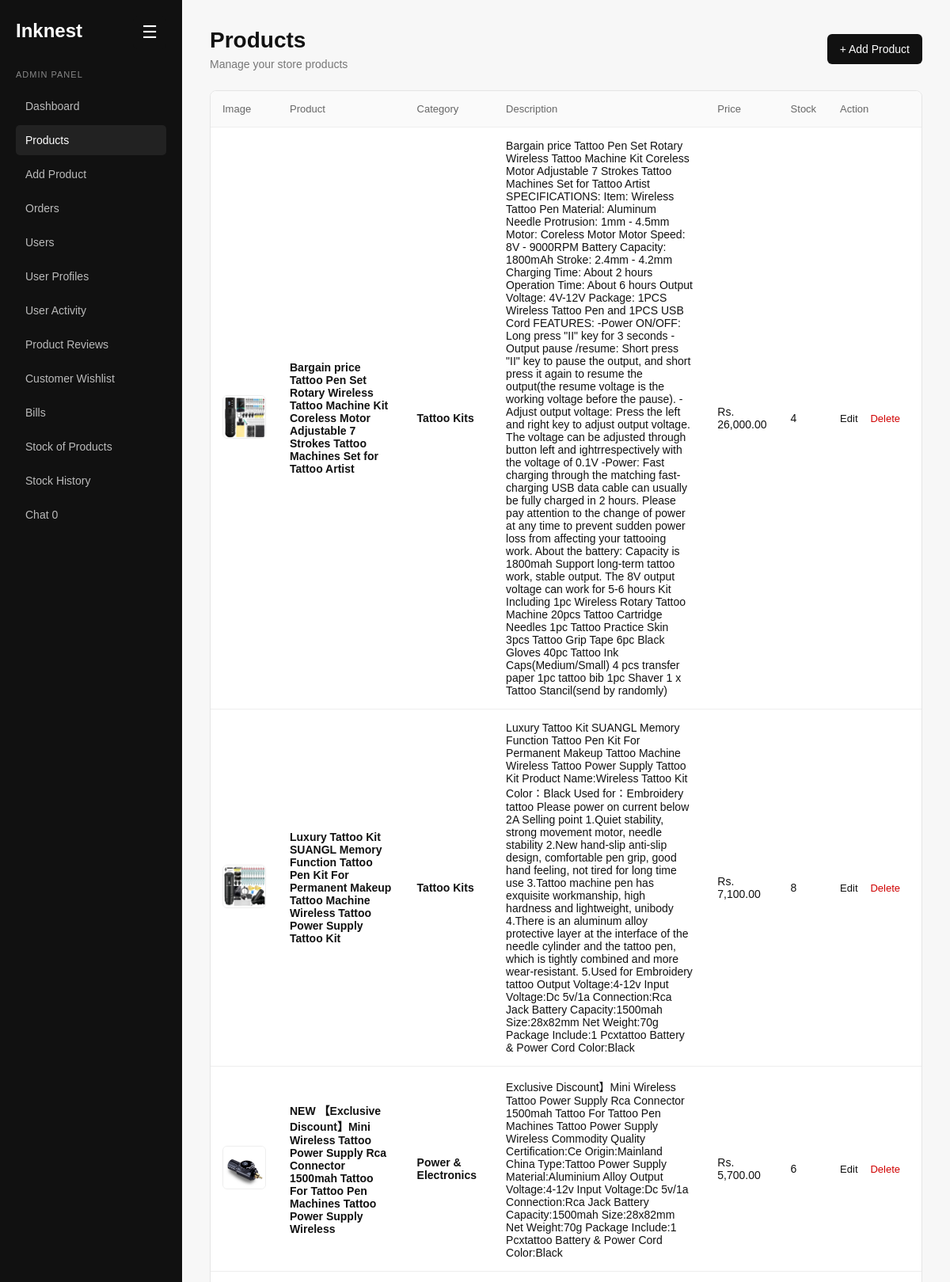
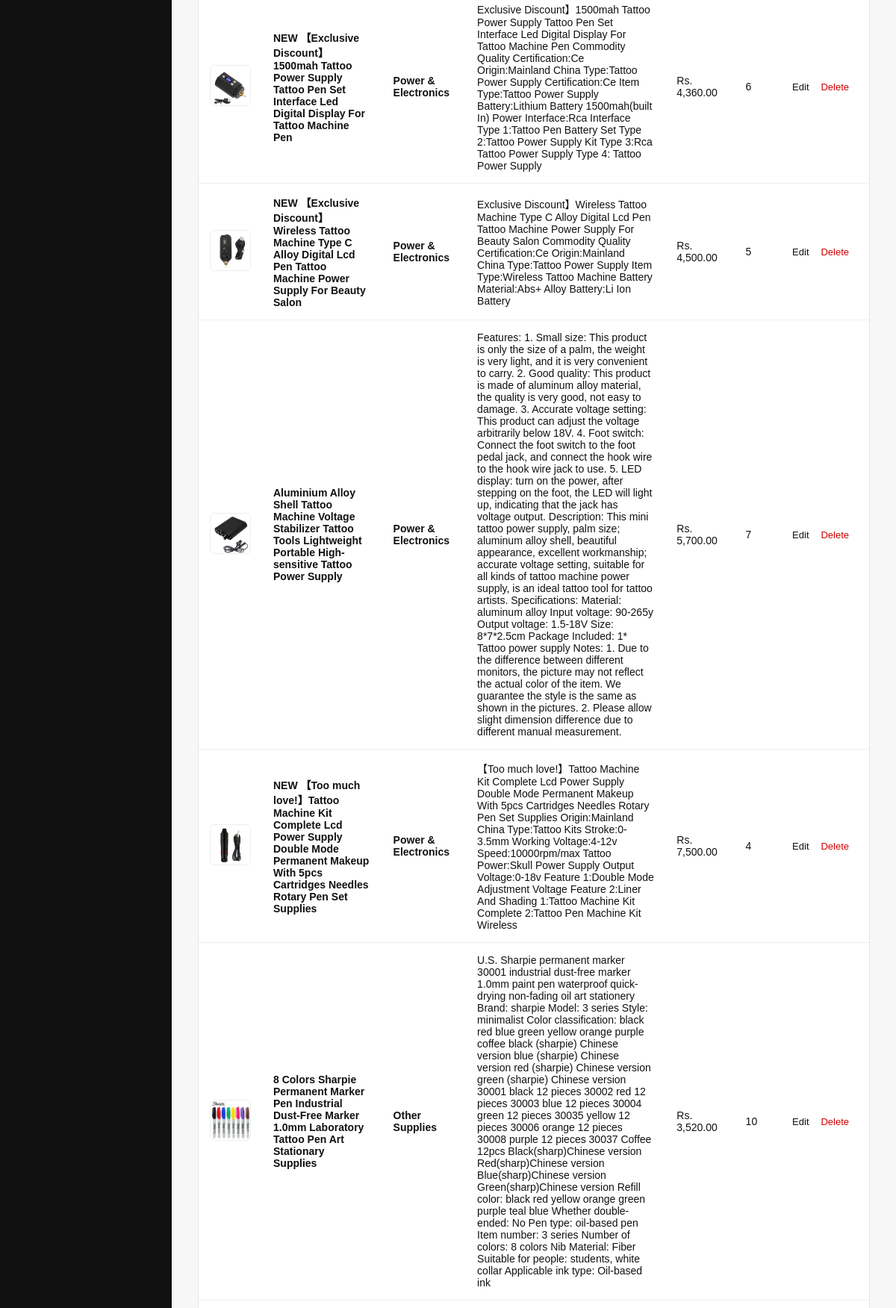
Screenshot of /admin/products.php (signed in, upper part) with the database file from the repository (2 pictures, top to bottom).
### tables this page shows
CREATE TABLE `products` (
  `id` int(11) NOT NULL,
  `product_name` varchar(255) NOT NULL,
  `category` varchar(200) NOT NULL,
  `description` text DEFAULT NULL,
  `price` decimal(10,2) NOT NULL,
  `image` varchar(255) DEFAULT NULL,
  `created_at` timestamp NOT NULL DEFAULT current_timestamp(),
  `stock` int(11) NOT NULL,
  `is_deleted` tinyint(1) NOT NULL DEFAULT 0
);

### admin/products.php (the view, shortened to what this page needs)
<?php
include "../config/database.php";
$result = mysqli_query(
    $conn,
    "SELECT id, product_name, category, description, price, image, stock
     FROM products
     WHERE is_deleted = 0
     ORDER BY id DESC"
);
?>
<!DOCTYPE html>
<html lang="en">
<head>
    <link rel="stylesheet" href="../css/products.css?v=<?php echo time(); ?>">
</head>
<body>
<aside class="sidebar" id="sidebar">
    <button type="button" class="sidebar-toggle" id="sidebarToggle">☰</button>
    <h1>Inknest</h1>
    <p class="admin-label">ADMIN PANEL</p>
    <nav>
        <a href="admin_dashboard.php">Dashboard</a>
        <a href="products.php" class="active">Products</a>
        <a href="add_product.php">Add Product</a>
        <a href="orders.php">Orders</a>
        <a href="users.php">Users</a>
        <a href="user_profiles.php">User Profiles</a>
        <a href="user_log.php">User Activity</a>
        <a href="product_reviews.php">Product Reviews</a>
        <a href="admin_wishlist.php">Customer Wishlist</a>
        <a href="bill.php">Bills</a>
        <a href="stock_management.php">Stock of Products</a>
        <a href="stock_history.php">Stock History</a>
        <a href="chat.php">
            Chat
            <span  id="adminChatBadge"  class="admin-chat-badge">
                0
            </span>
        </a>
    </nav>
</aside>
<main class="main">
    <header class="header">
        <div>
            <h2>Products</h2>
            <p>Manage your store products</p>
        </div>
        <a href="add_product.php" class="add-button">+ Add Product</a>
    </header>
    <div class="product-container">
        <?php if ($result && mysqli_num_rows($result) > 0): ?>
            <table>
                <thead>
                    <tr>
                        <th>Image</th>
                        <th>Product</th>
                        <th>Category</th>
                        <th>Description</th>
                        <th>Price</th>
                        <th>Stock</th>
                        <th>Action</th>
                    </tr>
                </thead>
                <tbody>
                <?php while ($product = mysqli_fetch_assoc($result)): ?>
                    <tr>
                        <td>
                            <?php if (!empty($product["image"])): ?>
                                <img  src="../images/products/<?php echo htmlspecialchars($product["image"]); ?>"
                                    alt="Product"
                                    class="product-image">
                            <?php else: ?>
                                <div class="no-image">
                                    No Image
                                </div>
                            <?php endif; ?>
                        </td>
                        <td>
                            <strong>
                                <?php
                                echo htmlspecialchars(
                                    $product["product_name"]
                                );
                                ?>
                            </strong>
                        </td>
                        <td>
                            <strong>
                                <?php
                                echo htmlspecialchars(
                                    $product["category"]
                                );
                                ?>
                            </strong>
                        </td>
                        <td>
                            <?php
                            echo htmlspecialchars(
                                $product["description"]
                            );
                            ?>
                        </td>
                        <td>
                            Rs.
                            <?php
                            echo number_format(
                                $product["price"],
                                2
                            );
                            ?>
                        </td>
                        <td>
                            <?php
                            echo htmlspecialchars(
                                $product["stock"]
                            );
                            ?>
                        </td>
                        <td class="actions">
                            <a href="edit_product.php?id=<?php echo $product["id"]; ?>"  class="edit">Edit</a>
                            <a href="products.php?delete=<?php echo $product["id"]; ?>"  class="delete delete-product">Delete</a>
                        </td>
                    </tr>
                <?php endwhile; ?>
                </tbody>
            </table>
        <?php endif; ?>
    </div>
</main>
</body>
</html>

### css/products.css (style rules this page uses)
* { margin: 0; padding: 0; box-sizing: border-box; font-family: Arial, sans-serif; }
body { background: #f7f7f7; color: #111; min-height: 100vh; }
.sidebar { width: 230px; background: #111; color: #fff; position: fixed; top: 0; bottom: 0; left: 0; padding: 25px 20px; }
.sidebar h1 { font-size: 24px; margin-bottom: 35px; }
.admin-label { color: #888; font-size: 11px; letter-spacing: 1px; margin-bottom: 15px; }
.sidebar nav { display: flex; flex-direction: column; gap: 5px; }
.sidebar a { color: #bbb; text-decoration: none; padding: 11px 12px; border-radius: 5px; font-size: 14px; }
.sidebar a:hover, .sidebar a.active { background: #222; color: #fff; }
.main { margin-left: 230px; padding: 35px; }
.header { display: flex; justify-content: space-between; align-items: center; margin-bottom: 25px; }
.header h2 { font-size: 28px; margin-bottom: 6px; }
.header p { color: #777; font-size: 14px; }
.add-button { background: #111; color: #fff; text-decoration: none; padding: 11px 16px; border-radius: 6px; font-size: 14px; }
.product-container { background: #fff; border: 1px solid #e5e5e5; border-radius: 8px; overflow: hidden; }
table { width: 100%; border-collapse: collapse; }
th { text-align: left; font-size: 13px; color: #666; font-weight: 500; background: #fafafa; padding: 15px; border-bottom: 1px solid #eee; }
td { padding: 15px; font-size: 14px; border-bottom: 1px solid #eee; vertical-align: middle; }
.product-image { width: 55px; height: 55px; object-fit: cover; border-radius: 6px; border: 1px solid #eee; }
.actions { white-space: nowrap; }
.actions a { text-decoration: none; font-size: 13px; margin-right: 12px; }
.edit { color: #111; }
.delete { color: #d00000; }

### admin/products.php (style rules this page uses)
.sidebar { position: fixed; transition: transform 0.3s ease; overflow: hidden; }
.sidebar-toggle { position: absolute; top: 20px; right: 20px; z-index: 1002; width: 42px; height: 42px; border: none; border-radius: 6px; background: #111; color: #fff; font-size: 22px; cursor: pointer; display: flex; align-items: center; justify-content: center; }
.main { transition: margin-left 0.3s ease; }

### rows the page displays
products: image (picture), product_name "Bargain price Tattoo Pen Set Rotary Wireless Tattoo Machine Kit Coreless Motor Adjustable 7 Strokes Tattoo Machines Set for Tattoo Artist", category "Tattoo Kits", description "Bargain price Tattoo Pen Set Rotary Wireless Tattoo Machine Kit Coreless Motor Adjustable 7 Strokes Tattoo Machines Set for Tattoo Artist SPECIFICATIONS: Item: Wireless Tattoo Pen Material: Aluminum Needle Protrusion: 1mm - 4.5mm Motor: Coreless Motor Motor Speed: 8V - 9000RPM Battery Capacity: 1800mAh Stroke: 2.4mm - 4.2mm Charging Time: About 2 hours Operation Time: About 6 hours Output Voltage: 4V-12V Package: 1PCS Wireless Tattoo Pen and 1PCS USB Cord FEATURES: -Power ON/OFF: Long press \"II\" key for 3 seconds -Output pause /resume: Short press \"II\" key to pause the output, and short press it again to resume the output(the resume voltage is the working voltage before the pause). -Adjust…", price "26,000.00", stock "4"
products: image (picture), product_name "Luxury Tattoo Kit SUANGL Memory Function Tattoo Pen Kit For Permanent Makeup Tattoo Machine Wireless Tattoo Power Supply Tattoo Kit", category "Tattoo Kits", description "Luxury Tattoo Kit SUANGL Memory Function Tattoo Pen Kit For Permanent Makeup Tattoo Machine Wireless Tattoo Power Supply Tattoo Kit Product Name:Wireless Tattoo Kit Color：Black Used for：Embroidery tattoo Please power on current below 2A Selling point 1.Quiet stability, strong movement motor, needle stability 2.New hand-slip anti-slip design, comfortable pen grip, good hand feeling, not tired for long time use 3.Tattoo machine pen has exquisite workmanship, high hardness and lightweight, unibody 4.There is an aluminum alloy protective layer at the interface of the needle cylinder and the tattoo pen, which is tightly combined and more wear-resistant. 5.Used for Embroidery tattoo Output…", price "7,100.00", stock "8"
products: image (picture), product_name "NEW 【Exclusive Discount】Mini Wireless Tattoo Power Supply Rca Connector 1500mah Tattoo For Tattoo Pen Machines Tattoo Power Supply Wireless", category "Power & Electronics", description "Exclusive Discount】Mini Wireless Tattoo Power Supply Rca Connector 1500mah Tattoo For Tattoo Pen Machines Tattoo Power Supply Wireless Commodity Quality Certification:Ce Origin:Mainland China Type:Tattoo Power Supply Material:Aluminium Alloy Output Voltage:4-12v Input Voltage:Dc 5v/1a Connection:Rca Jack Battery Capacity:1500mah Size:28x82mm Net Weight:70g Package Include:1 Pcxtattoo Battery & Power Cord Color:Black", price "5,700.00", stock "6"
products: image (picture), product_name "NEW 【Exclusive Discount】1500mah Tattoo Power Supply Tattoo Pen Set Interface Led Digital Display For Tattoo Machine Pen", category "Power & Electronics", description "Exclusive Discount】1500mah Tattoo Power Supply Tattoo Pen Set Interface Led Digital Display For Tattoo Machine Pen Commodity Quality Certification:Ce Origin:Mainland China Type:Tattoo Power Supply Certification:Ce Item Type:Tattoo Power Supply Battery:Lithium Battery 1500mah(built In) Power Interface:Rca Interface Type 1:Tattoo Pen Battery Set Type 2:Tattoo Power Supply Kit Type 3:Rca Tattoo Power Supply Type 4: Tattoo Power Supply", price "4,360.00", stock "6"
products: image (picture), product_name "NEW 【Exclusive Discount】Wireless Tattoo Machine Type C Alloy Digital Lcd Pen Tattoo Machine Power Supply For Beauty Salon", category "Power & Electronics", description "Exclusive Discount】Wireless Tattoo Machine Type C Alloy Digital Lcd Pen Tattoo Machine Power Supply For Beauty Salon Commodity Quality Certification:Ce Origin:Mainland China Type:Tattoo Power Supply Item Type:Wireless Tattoo Machine Battery Material:Abs+ Alloy Battery:Li Ion Battery", price "4,500.00", stock "5"
products: image (picture), product_name "Aluminium Alloy Shell Tattoo Machine Voltage Stabilizer Tattoo Tools Lightweight Portable High-sensitive Tattoo Power Supply", category "Power & Electronics", description "Features: 1. Small size: This product is only the size of a palm, the weight is very light, and it is very convenient to carry. 2. Good quality: This product is made of aluminum alloy material, the quality is very good, not easy to damage. 3. Accurate voltage setting: This product can adjust the voltage arbitrarily below 18V. 4. Foot switch: Connect the foot switch to the foot pedal jack, and connect the hook wire to the hook wire jack to use. 5. LED display: turn on the power, after stepping on the foot, the LED will light up, indicating that the jack has voltage output. Description: This mini tattoo power supply, palm size; aluminum alloy shell, beautiful appearance, excellent…", price "5,700.00", stock "7"
products: image (picture), product_name "NEW 【Too much love!】Tattoo Machine Kit Complete Lcd Power Supply Double Mode Permanent Makeup With 5pcs Cartridges Needles Rotary Pen Set Supplies", category "Power & Electronics", description "【Too much love!】Tattoo Machine Kit Complete Lcd Power Supply Double Mode Permanent Makeup With 5pcs Cartridges Needles Rotary Pen Set Supplies Origin:Mainland China Type:Tattoo Kits Stroke:0-3.5mm Working Voltage:4-12v Speed:10000rpm/max Tattoo Power:Skull Power Supply Output Voltage:0-18v Feature 1:Double Mode Adjustment Voltage Feature 2:Liner And Shading 1:Tattoo Machine Kit Complete 2:Tattoo Pen Machine Kit Wireless", price "7,500.00", stock "4"
products: image (picture), product_name "8 Colors Sharpie Permanent Marker Pen Industrial Dust-Free Marker 1.0mm Laboratory Tattoo Pen Art Stationary Supplies", category "Other Supplies", description "U.S. Sharpie permanent marker 30001 industrial dust-free marker 1.0mm paint pen waterproof quick-drying non-fading oil art stationery Brand: sharpie Model: 3 series Style: minimalist Color classification: black red blue green yellow orange purple coffee black (sharpie) Chinese version blue (sharpie) Chinese version red (sharpie) Chinese version green (sharpie) Chinese version 30001 black 12 pieces 30002 red 12 pieces 30003 blue 12 pieces 30004 green 12 pieces 30035 yellow 12 pieces 30006 orange 12 pieces 30008 purple 12 pieces 30037 Coffee 12pcs Black(sharp)Chinese version Red(sharp)Chinese version Blue(sharp)Chinese version Green(sharp)Chinese version Refill color: black red yellow orange…", price "3,520.00", stock "10"
